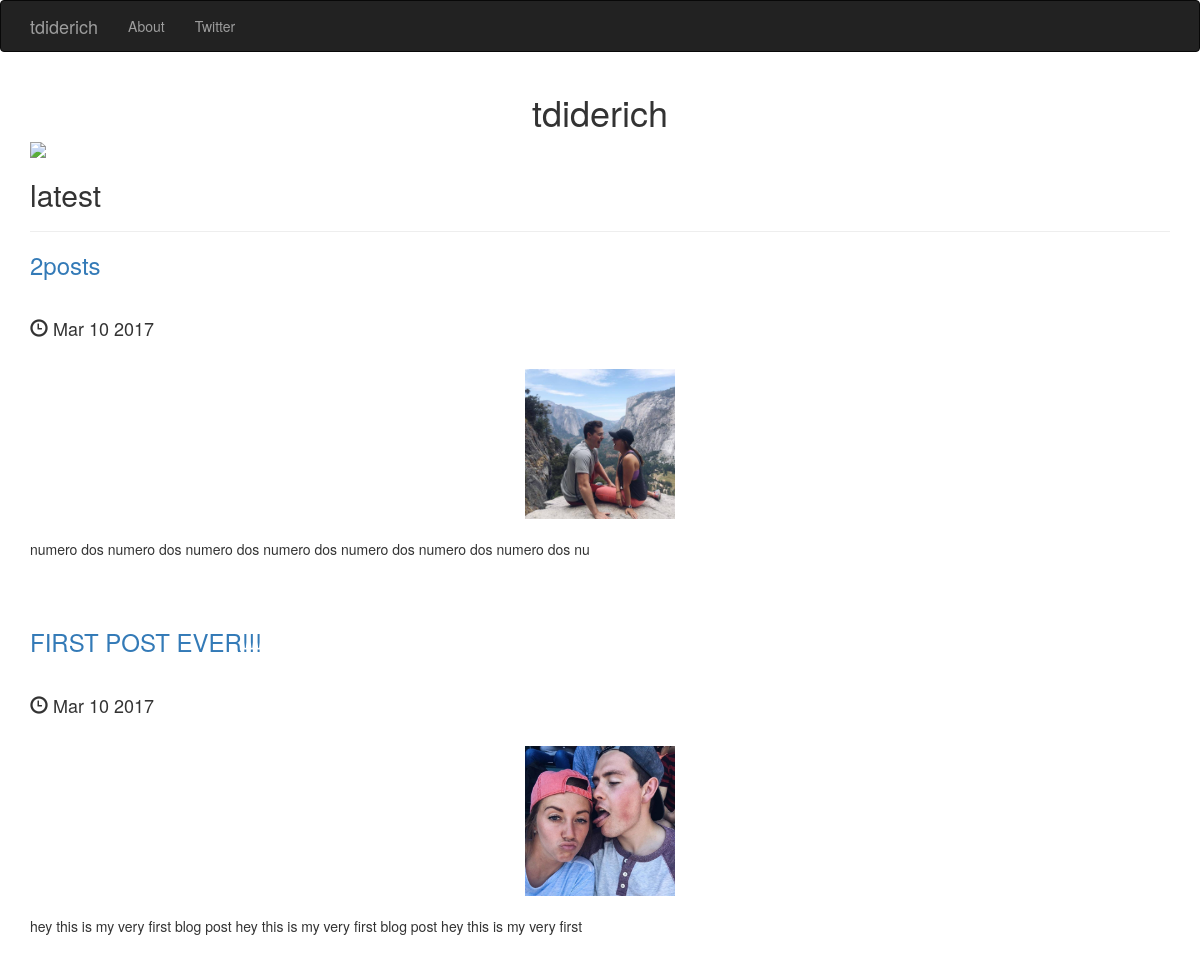
The page / on the database its author committed.
### posts/models.py (models this page shows, shortened)
class Post(models.Model):
    title = models.CharField(max_length=250)
    pub_date = models.DateTimeField()
    image = models.ImageField(upload_to='media/')
    body = models.TextField()
    def pub_date_pretty(self):
        return self.pub_date.strftime('%b %e %Y')
    def summary(self):
        return self.body[0:100]

### posts/views.py (the view)
# urls.py: 2. Add a URL to urlpatterns:  url(r'^$', views.home, name='home')
def home(request):
    posts = Post.objects.order_by('-pub_date')
    return render(request, 'posts/home.html', {'posts':posts})

### posts/templates/posts/home.html (shortened to what this page needs)
<!DOCTYPE html>
<html lang="en">
  <head>
    <link rel="stylesheet" href="https://maxcdn.bootstrapcdn.com/bootstrap/3.3.7/css/bootstrap.min.css">
  </head>
  <body>
    <nav class="navbar navbar-inverse">
      <div class="container">
        <div class="navbar-header">
          <a class="navbar-brand" href="{% url 'home' %}">tdiderich</a>
        </div>
        <div class="collapse navbar-collapse" id="mynav">
          <ul class="nav navbar-nav">
            <li><a href="{% url 'about' %}">About</a></li>
            <li><a href="https://twitter.com/tdiderich">Twitter</a></li>
          </ul>
      </div>
    </nav>
    <div class="container">
      <h1 class="text-center"> tdiderich </h1>
      {% load static %}
      <img src="{% static 'posts/home.jpg' %}" class="img-responsive center-block" style="max-height:150px;"/>
      <h2> latest </h2>
      <hr />
      {% for post in posts.all %}
      <a href="{% url 'post_detail' post.id %}"> <h3>{{ post.title }} </h3> </a>
      <br />
      <h4> <span class="glyphicon glyphicon-time" aria-hidden="true"></span> {{ post.pub_date_pretty }} </h4>
      <br />
      <img src="{{ post.image.url }}" class="img-responsive center-block" style="max-height:150px;"/>
      <br />
      <p> {{ post.summary }} </p>
      <br />
      <br />
      {% endfor %}
    </div>
  </body>
</html>

### rows shown on the page
Post: title "2posts", pub_date_pretty "Mar 10 2017", image (picture), summary "numero dos numero dos numero dos numero dos numero dos numero dos numero dos nu"
Post: title "FIRST POST EVER!!!", pub_date_pretty "Mar 10 2017", image (picture), summary "hey this is my very first blog post hey this is my very first blog post hey this is my very first"
